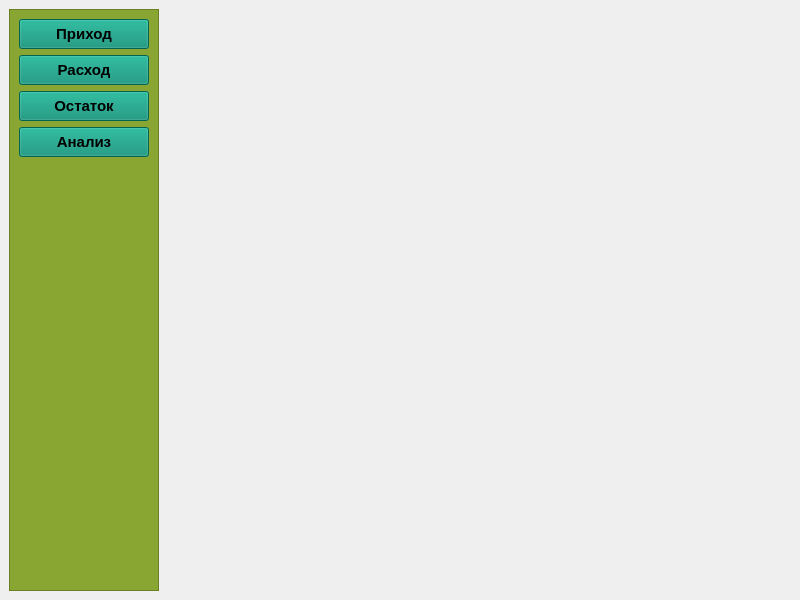
<?xml version="1.0" encoding="UTF-8"?>
<ui version="4.0">
 <class>MainWindow</class>
 <widget class="QMainWindow" name="MainWindow">
  <property name="geometry">
   <rect>
    <x>0</x>
    <y>0</y>
    <width>800</width>
    <height>600</height>
   </rect>
  </property>
  <property name="windowTitle">
   <string>MainWindow</string>
  </property>
  <widget class="QWidget" name="centralwidget">
   <layout class="QHBoxLayout" name="horizontalLayout">
    <item>
     <widget class="QFrame" name="F_ToolPanel">
      <property name="minimumSize">
       <size>
        <width>150</width>
        <height>0</height>
       </size>
      </property>
      <property name="styleSheet">
       <string notr="true">background : #8aa632;
</string>
      </property>
      <property name="frameShape">
       <enum>QFrame::StyledPanel</enum>
      </property>
      <property name="frameShadow">
       <enum>QFrame::Raised</enum>
      </property>
      <layout class="QVBoxLayout" name="verticalLayout">
       <item>
        <widget class="QPushButton" name="PB_prihod">
         <property name="minimumSize">
          <size>
           <width>50</width>
           <height>30</height>
          </size>
         </property>
         <property name="cursor">
          <cursorShape>PointingHandCursor</cursorShape>
         </property>
         <property name="styleSheet">
          <string notr="true">background: #038b71;
color:black;
font-weight:bold;
font-size:15px</string>
         </property>
         <property name="text">
          <string>Приход</string>
         </property>
        </widget>
       </item>
       <item>
        <widget class="QPushButton" name="PB_rashod">
         <property name="minimumSize">
          <size>
           <width>50</width>
           <height>30</height>
          </size>
         </property>
         <property name="cursor">
          <cursorShape>PointingHandCursor</cursorShape>
         </property>
         <property name="styleSheet">
          <string notr="true">background: #038b71;
color:black;
font-weight:bold;
font-size:15px
</string>
         </property>
         <property name="text">
          <string>Расход</string>
         </property>
        </widget>
       </item>
       <item>
        <widget class="QPushButton" name="PB_ostatok">
         <property name="minimumSize">
          <size>
           <width>50</width>
           <height>30</height>
          </size>
         </property>
         <property name="cursor">
          <cursorShape>PointingHandCursor</cursorShape>
         </property>
         <property name="styleSheet">
          <string notr="true">background: #038b71;
color:black;
font-weight:bold;
font-size:15px</string>
         </property>
         <property name="text">
          <string>Остаток</string>
         </property>
        </widget>
       </item>
       <item>
        <widget class="QPushButton" name="PB_analize">
         <property name="minimumSize">
          <size>
           <width>50</width>
           <height>30</height>
          </size>
         </property>
         <property name="cursor">
          <cursorShape>PointingHandCursor</cursorShape>
         </property>
         <property name="styleSheet">
          <string notr="true">background: #038b71;
color:black;
font-weight:bold;
font-size:15px</string>
         </property>
         <property name="text">
          <string>Анализ</string>
         </property>
        </widget>
       </item>
       <item>
        <spacer name="verticalSpacer">
         <property name="orientation">
          <enum>Qt::Vertical</enum>
         </property>
         <property name="sizeHint" stdset="0">
          <size>
           <width>20</width>
           <height>40</height>
          </size>
         </property>
        </spacer>
       </item>
      </layout>
     </widget>
    </item>
    <item>
     <widget class="QStackedWidget" name="SW_stacked">
      <widget class="QWidget" name="home"/>
      <widget class="QWidget" name="prihod"/>
     </widget>
    </item>
   </layout>
  </widget>
 </widget>
 <resources/>
 <connections/>
</ui>
